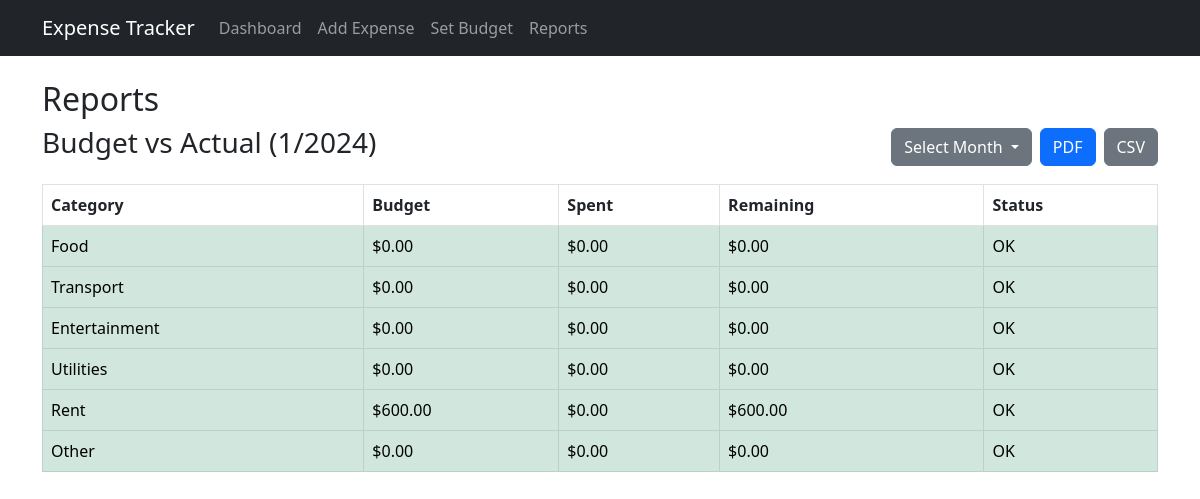
Screenshot of /reports?month=1&year=2024 with the database file from the repository.
### models.py (models this page shows, shortened)
class Category(db.Model):
    id = db.Column(db.Integer, primary_key=True)
    name = db.Column(db.String(64), unique=True, nullable=False)
    expenses = db.relationship('Expense', backref='category', lazy='dynamic')
    budgets = db.relationship('Budget', backref='category', lazy='dynamic')

class Budget(db.Model):
    id = db.Column(db.Integer, primary_key=True)
    amount = db.Column(db.Float, nullable=False)
    month = db.Column(db.Integer, nullable=False) # 1-12
    year = db.Column(db.Integer, nullable=False)
    user_id = db.Column(db.Integer, db.ForeignKey('user.id'), nullable=False)
    category_id = db.Column(db.Integer, db.ForeignKey('category.id'), nullable=False)

### routes.py (the view)
@main_bp.route('/reports')
def reports():
    today = datetime.today()
    try:
        month = int(request.args.get('month', today.month))
        year = int(request.args.get('year', today.year))
    except ValueError:
        month = today.month
        year = today.year
    expense_months = db.session.query(func.extract('month', Expense.date).label('month'), func.extract('year', Expense.date).label('year')).filter_by(user_id=CURRENT_USER_ID).distinct()
    budget_months = db.session.query(Budget.month, Budget.year).filter_by(user_id=CURRENT_USER_ID).distinct()
    available_months = set()
    for m, y in expense_months:
        available_months.add((int(m), int(y)))
    for m, y in budget_months:
        available_months.add((int(m), int(y)))
    available_months = sorted(list(available_months), key=lambda x: (x[1], x[0]), reverse=True)
    if (month, year) not in available_months:
        available_months.insert(0, (month, year))
    categories = Category.query.all()
    report_data = []
    for cat in categories:
        budget = Budget.query.filter_by(
            user_id=CURRENT_USER_ID,
            category_id=cat.id,
            month=month,
            year=year
        ).first()
        budget_amount = budget.amount if budget else 0.0
        spent = db.session.query(func.sum(Expense.amount)).filter(
            Expense.user_id == CURRENT_USER_ID,
            Expense.category_id == cat.id,
            func.extract('month', Expense.date) == month,
            func.extract('year', Expense.date) == year
        ).scalar() or 0.0
        remaining = budget_amount - spent
        status = 'OK'
        if budget_amount > 0:
            if spent > budget_amount:
                status = 'Exceeded'
            elif spent > 0.9 * budget_amount:
                status = 'Warning'
        report_data.append({
            'category': cat.name,
            'budget': budget_amount,
            'spent': spent,
            'remaining': remaining,
            'status': status
        })
    return render_template('reports.html', report_data=report_data, current_month=month, current_year=year, available_months=available_months)

### templates/reports.html (shortened to what this page needs)
{% extends "base.html" %}
{% block content %}
<h2>Reports</h2>
<div class="row">
    <div class="col-md-12">
        <div class="col-md-12">
            <div class="d-flex justify-content-between align-items-center mb-3">
                <h3>Budget vs Actual ({{ current_month }}/{{ current_year }})</h3>
                {% if not pdf_mode %}
                <div class="d-flex">
                    <div class="dropdown me-2">
                        <button class="btn btn-secondary dropdown-toggle" type="button" id="monthDropdown"
                            data-bs-toggle="dropdown" aria-expanded="false">
                            Select Month
                        </button>
                    </div>
                    <a href="{{ url_for('main.download_report', month=current_month, year=current_year, format='pdf') }}"
                        class="btn btn-primary me-2">PDF</a>
                    <a href="{{ url_for('main.download_report', month=current_month, year=current_year, format='csv') }}"
                        class="btn btn-secondary">CSV</a>
                </div>
                {% endif %}
            </div>
            <table class="table table-bordered">
                <thead>
                    <tr>
                        <th>Category</th>
                        <th>Budget</th>
                        <th>Spent</th>
                        <th>Remaining</th>
                        <th>Status</th>
                    </tr>
                </thead>
                <tbody>
                    {% for item in report_data %}
                    <tr
                        class="{% if item.status == 'Exceeded' %}table-danger{% elif item.status == 'Warning' %}table-warning{% else %}table-success{% endif %}">
                        <td>{{ item.category }}</td>
                        <td>${{ "%.2f"|format(item.budget) }}</td>
                        <td>${{ "%.2f"|format(item.spent) }}</td>
                        <td>${{ "%.2f"|format(item.remaining) }}</td>
                        <td>{{ item.status }}</td>
                    </tr>
                    {% endfor %}
                </tbody>
            </table>
        </div>
    </div>
</div>
{% endblock %}

### rows the page displays
Category: category "Food", budget "0.00", spent "0.00", remaining "0.00", status "OK"
Category: category "Transport", budget "0.00", spent "0.00", remaining "0.00", status "OK"
Category: category "Entertainment", budget "0.00", spent "0.00", remaining "0.00", status "OK"
Category: category "Utilities", budget "0.00", spent "0.00", remaining "0.00", status "OK"
Category: category "Rent"
Budget: budget "600.00"
Category: category "Other", budget "0.00", spent "0.00", remaining "0.00", status "OK"

### other values shown
{{ current_month }} "1"
{{ current_year }} "2024"
{{ "%.2f"|format(item.spent) }} "0.00"
{{ "%.2f"|format(item.remaining) }} "600.00"
{{ item.status }} "OK"
